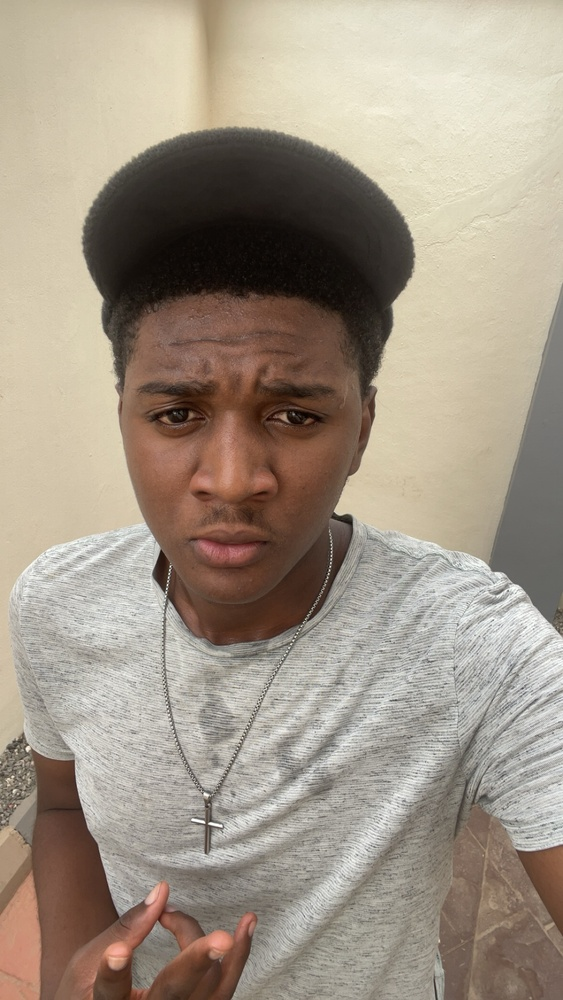
#> input picture images/IMG_2529.JPG, 563 x 1000 px, shrunk from 1244 x 2208 before the run
$ python basic.py
#> lines starting #> are read from the running program, lines starting #| are printed output that depends on the picture; after the words box and inside, x2 and y2 are one past the last pixel; in counts of white or black regions, pixels touching at a corner belong together
import cv2 as cv
img = cv.imread('images/IMG_2529.JPG')
#> img is the input picture: shape (1000, 563, 3); mean B, G, R 134.5, 149.4, 161.3

cv.imshow('FIRST', img)

# grayscale
gray = cv.cvtColor(img, cv.COLOR_BGR2GRAY)
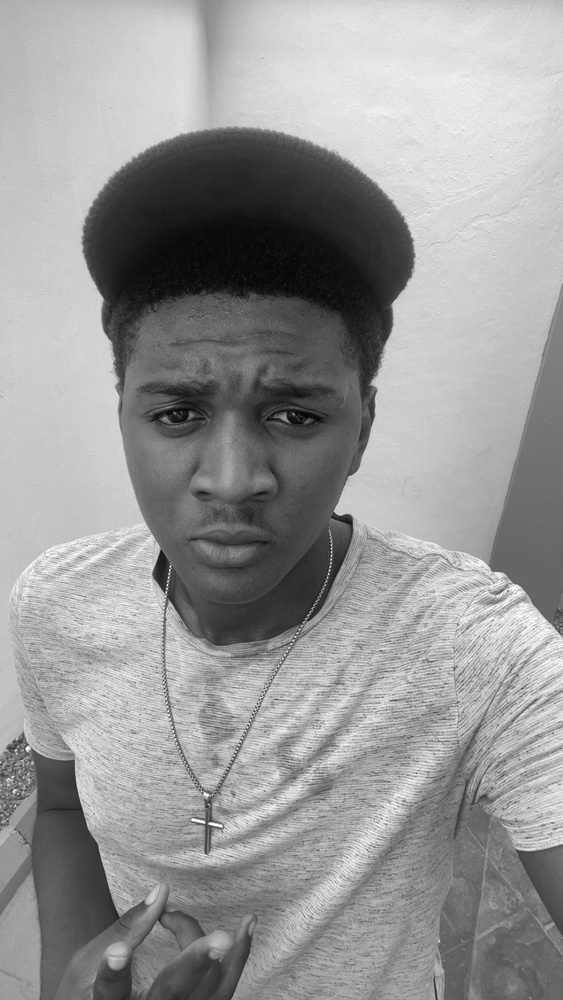
#> gray: shape (1000, 563); min 3, max 255, mean 151.3
cv.imshow('gray', gray)

# blur
blur = cv.GaussianBlur(img, (7,7), cv.BORDER_DEFAULT)
cv.imshow('blur', blur)

# Edge cascade
canny = cv.Canny(blur, 125, 175)
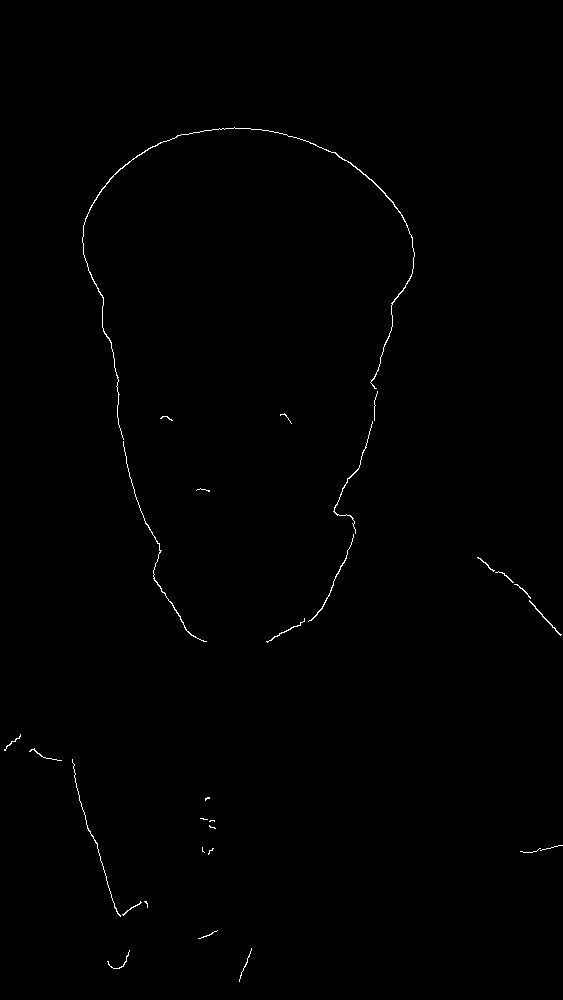
#> canny: shape (1000, 563); 0.4% white in thin lines or dots, all inside (x1, y1, x2, y2) = (4, 127, 563, 982)
cv.imshow('Canny', canny)

# Dilating the image
dilated = cv.dilate(canny, (3,3), iterations=2)
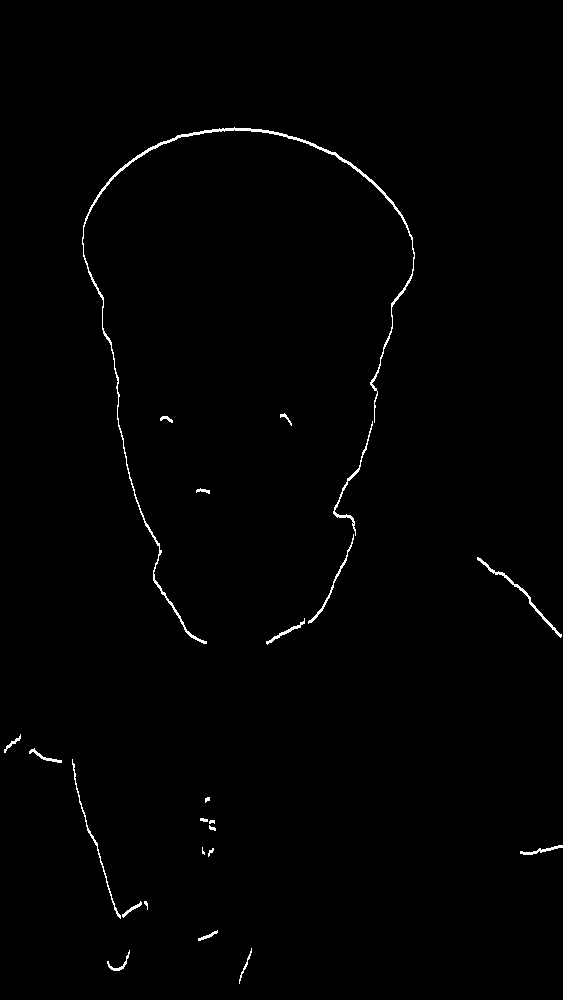
#> dilated: shape (1000, 563); 0.78% white in thin lines or dots, all inside (x1, y1, x2, y2) = (4, 127, 563, 984)

cv.waitKey(0)

$ run again, with images/g1.jpeg copied over images/IMG_2529.JPG
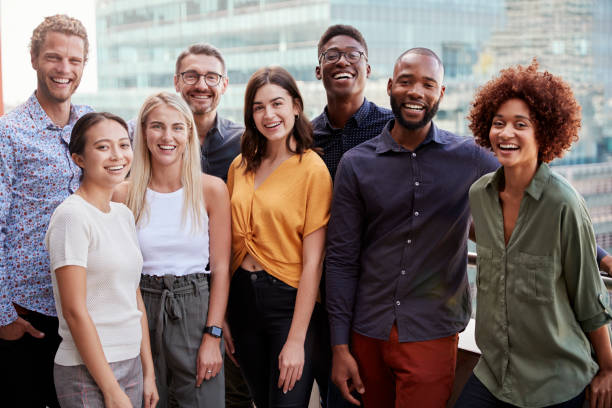
#> input picture images/g1.jpeg, 612 x 408 px
#> img is the input picture: shape (408, 612, 3); mean B, G, R 109.5, 112.6, 126.8
#> `canny = cv.Canny(blur, 125, 175)`:
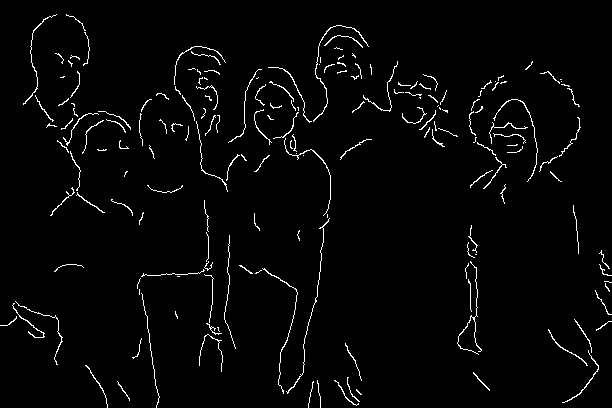
#> canny: shape (408, 612); 2.5% white in thin lines or dots
#> `dilated = cv.dilate(canny, (3,3), iterations=2)`:
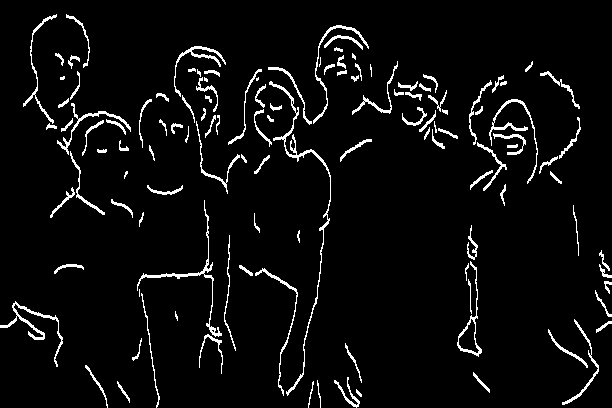
#> dilated: shape (408, 612); 4.8% white in thin lines or dots
